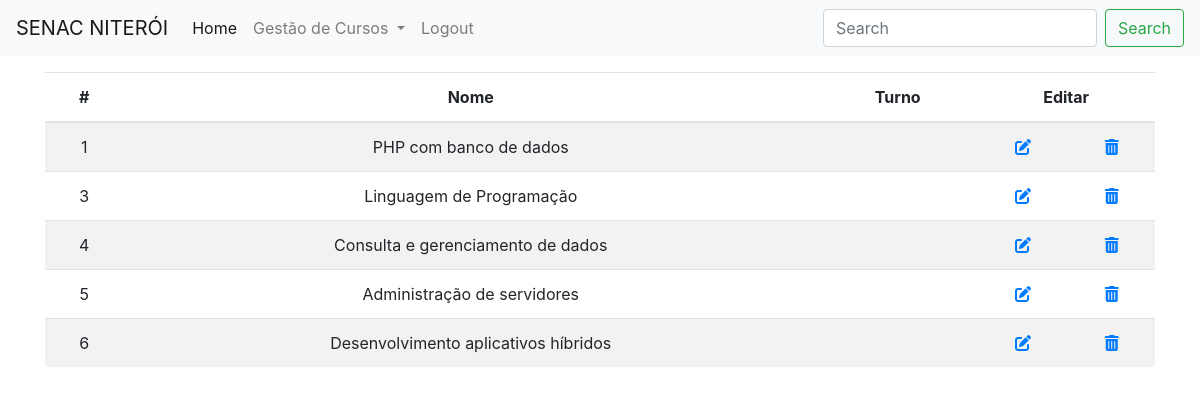
/aula04/listar_curso.php, run on the app's committed database.
### tables this page shows
create table tb_curso(
	idcurso int primary key auto_increment,
    nome varchar(150) not null,
    turno varchar (50) not null
);

### aula04/cursoCRUD.php (called while the page is built, shortened)
<?php
function getCursos() {
    $link = abreConexao();
    $query = "select * from tb_curso";
    try{
        $rs = mysqli_query($link, $query);
        $listaCursos = Array();
        while($linha = mysqli_fetch_assoc($rs)) {
            array_push($listaCursos, $linha);
        }
        return $listaCursos;
    } catch(\Throwable $th) {
        throw new \Exception("Erro ao gravar no banco", 1);
        return Array();
    } finally {
        mysqli_close($link);
    }
}

### aula04/consulta_cursos.php (called while the page is built)
<?php
    require './cursoCRUD.php';
    function listaCursos() {
       return getCursos();
    }
?>

### aula04/listar_curso.php (the view, shortened to what this page needs)
<?php
        include './header.php' ;
        include './consulta_cursos.php';
?>
    <div class="container mt-3">
        <table class="table table-striped table-hover text-center">
            <thead>
                <tr>
                    <th>#</th>
                    <th>Nome</th>
                    <th>Turno</th>
                    <th colspan="2">Editar</th>
                </tr>
            </thead>
            <tbody>
                <?php foreach (listaCursos() as $curso) : ?>
                <tr>
                    <td><?= $curso['idcurso'] ?></td>
                    <td><?= $curso['nome'] ?></td>
                    <td><?= $curso['turno'] ?></td>
                    <td><span data-toggle="modal" data-target="#cursoModal" class="" data-curso_id="<?= $curso['idcurso'] ?>" data-curso_name="<?= $curso['nome'] ?>" data-curso_name="<?= $curso['turno'] ?>"><i class="fas fa-edit text-primary"></i></span></td>
                    <td><a href="delete_curso.php?id=<?= $curso['idcurso'] ?>" onclick="return confirm('Você tem certeza que gostaria de apagar?')"> <i class="fas fa-trash-alt"></i></a></td>
                </tr>
                <?php endforeach; ?>
            </tbody>
        </table>
    </div>
<?php include './footer.php' ?>

### aula04/header.php (shortened to what this page needs)
<!doctype html>
<html lang="pt-br">
  <head>
    <link rel="stylesheet" href="https://stackpath.bootstrapcdn.com/bootstrap/4.3.1/css/bootstrap.min.css">
  </head>
  <body>
    <nav class="navbar navbar-expand-lg navbar-light bg-light">
        <a class=   "navbar-brand" href="./">SENAC NITERÓI</a>
        <div class="collapse navbar-collapse" id="navbarSupportedContent">
            <ul class="navbar-nav mr-auto">
                <li class="nav-item active">
                <a class="nav-link" href="./">Home <span class="sr-only">(current)</span></a>
                </li>
                <li class="nav-item dropdown">
                    <a class="nav-link dropdown-toggle" href="#" id="navbarDropdown" role="button" data-toggle="dropdown" aria-haspopup="true" aria-expanded="false">
                    Gestão de Cursos
                    </a>
                </li>
                <li class="nav-item">
                    <a class="nav-link" href="#" tabindex="-1">Logout</a>
                </li>
            </ul>
            <form class="form-inline my-2 my-lg-0">
                <input class="form-control mr-sm-2" type="search" placeholder="Search" aria-label="Search">
                <button class="btn btn-outline-success my-2 my-sm-0" type="submit">Search</button>
            </form>
        </div>
    </nav>

### aula04/footer.php (shortened to what this page needs)
  </body>
</html>

### data on the page
tb_curso: idcurso "1", nome "PHP com banco de dados"
tb_curso: idcurso "3", nome "Linguagem de Programação"
tb_curso: idcurso "4", nome "Consulta e gerenciamento de dados"
tb_curso: idcurso "5", nome "Administração de servidores"
tb_curso: idcurso "6", nome "Desenvolvimento aplicativos híbridos"
